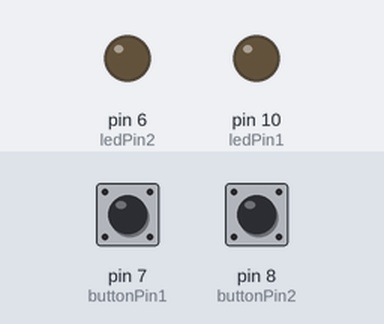
The sketch below on a simulated Arduino Uno, built with avr-gcc and run on an emulated ATmega328P. Shown: output pins drawn as LEDs (lit = HIGH). The test bench sets the inputs (shaded band); at power-on: pin 7 (buttonPin1) LOW, pin 8 (buttonPin2) LOW.

Above: at 1.2 s.
1.3 s: pin 7 (buttonPin1) pulled HIGH for 0.15 s
At 2.6 s:
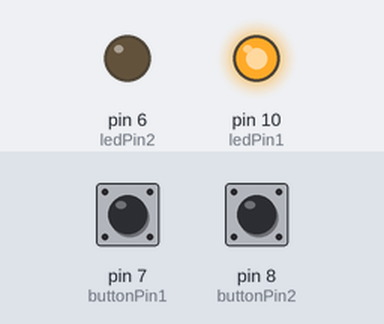
2.9 s: pin 8 (buttonPin2) pulled HIGH for 0.15 s
At 4.0 s:
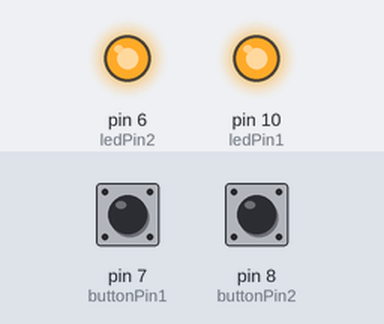
4.5 s: pin 7 (buttonPin1) pulled HIGH for 1 s
At 6.5 s:
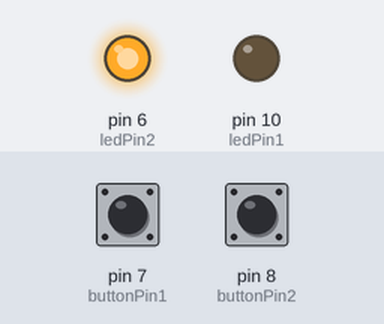
7.0 s: pin 7 (buttonPin1) pulled HIGH for 3.2 s
At 11.3 s:
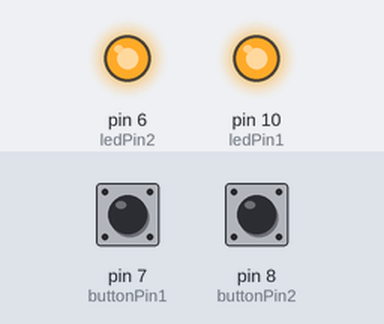
11.7 s: pin 8 (buttonPin2) pulled HIGH for 1 s
At 13.2 s:
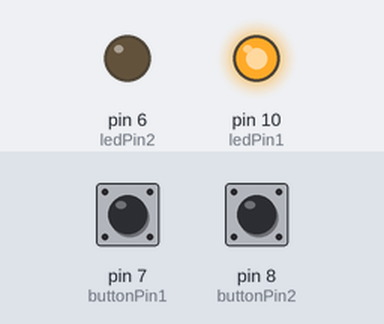
Timing chart, 0 to 14.7 s (numbered marks = the images above; inputs shaded):
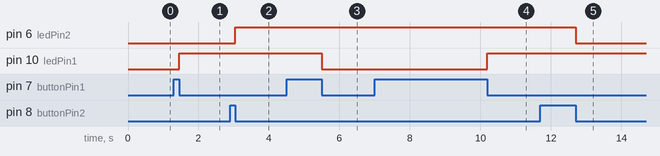

Measured:
- after the input at 1.3 s, pin 10 (ledPin1): LOW → HIGH after 0.15 s
- after the input at 2.9 s, pin 6 (ledPin2): LOW → HIGH after 0.15 s
- after the input at 4.5 s, pin 10 (ledPin1): HIGH → LOW after 1.0 s
- after the input at 7.0 s, pin 10 (ledPin1): LOW → HIGH after 3.2 s
- after the input at 11.7 s, pin 6 (ledPin2): HIGH → LOW after 1.0 s

The sketch:

2ButtonToggle2LED.ino
```cpp
// constants won't change. They're used here to set pin numbers:
const int buttonPin1 = 7,buttonPin2 = 8;     // the number of the pushbutton pin
const int ledPin1 =  10,ledPin2 = 6;      // the number of the LED pin

// variables will change:
int buttonState1 = 0,buttonState2 = 0;         // variable for reading the pushbutton status

void setup() {
  // initialize the LED pin as an output:
  pinMode(ledPin1, OUTPUT);pinMode(ledPin2, OUTPUT);
  // initialize the pushbutton pin as an input:
  pinMode(buttonPin1, INPUT);pinMode(buttonPin2, INPUT);
}
int flag1 =0,flag2 =0;
void loop() {
  // read the state of the pushbutton value:
  buttonState1 = digitalRead(buttonPin1);
  if (buttonState1 == HIGH) {
    // toggle value of flag whenever button is pressed.
    if (flag1==0)flag1=1 ;
    else flag1 =0;
    // stop here till user leaves button
    // and digitalRead(buttonPin) returns low.
    while(digitalRead(buttonPin1) == HIGH);
  }
  if (flag1 ==1){
    digitalWrite(ledPin1, HIGH);
  } else {
    digitalWrite(ledPin1, LOW);
  }
  /////////second led
  buttonState2 = digitalRead(buttonPin2);
  if (buttonState2 == HIGH) {
    // toggle value of flag whenever button is pressed.
    if (flag2==0)flag2=1 ;
    else flag2 =0;
    // stop here till user leaves button
    // and digitalRead(buttonPin) returns low.
    while(digitalRead(buttonPin2) == HIGH);
  }
  if (flag2 ==1){
    digitalWrite(ledPin2, HIGH);
  } else {
    digitalWrite(ledPin2, LOW);
  }
}
```
